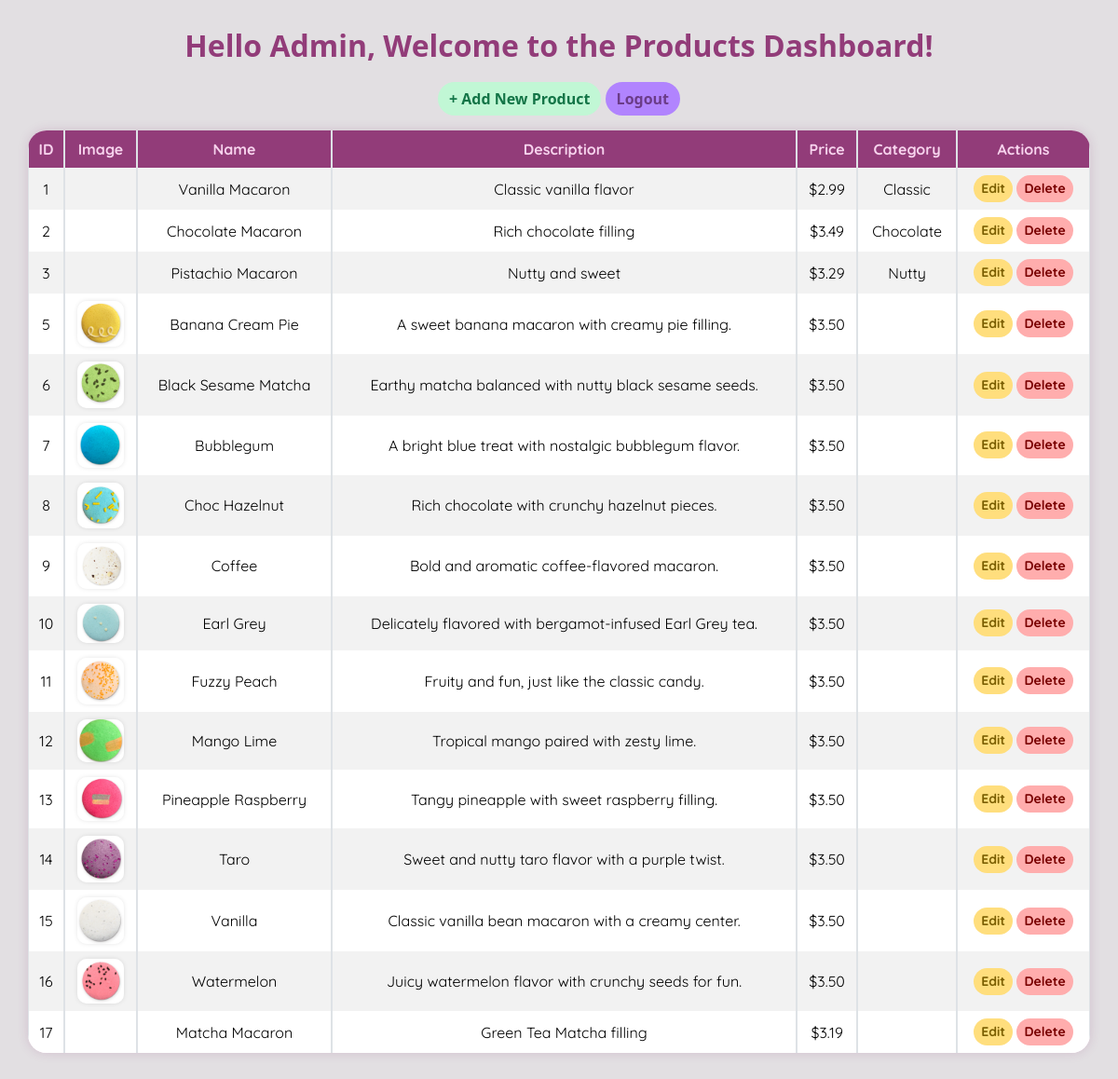
/admin/dashboard.php (signed in), run on the app's committed database.
### tables this page shows
CREATE TABLE products (
    product_id INT PRIMARY KEY AUTO_INCREMENT,
    productName VARCHAR(100) NOT NULL,
    price DECIMAL(10,2) NOT NULL,
    imageURL TEXT,
    description TEXT NOT NULL
);

CREATE TABLE categories (
    category_id INT PRIMARY KEY AUTO_INCREMENT,
    category_name VARCHAR(100) NOT NULL
);

### admin/dashboard.php (the view, shortened to what this page needs)
<?php
include "../database/db.php";
$user = htmlspecialchars($_SESSION['username']);
$sql = "SELECT p.*, c.category_name AS category_name
        FROM products p
        LEFT JOIN product_category pc ON p.product_id = pc.product_id
        LEFT JOIN categories c ON pc.category_id = c.category_id
        ORDER BY p.product_id";
$result = mysqli_query($dbc, $sql);
$products = [];
if ($result) {
    while ($row = mysqli_fetch_assoc($result)) {
        $products[] = $row;
    }
}
?>
<!DOCTYPE html>
<html lang="en">
<head>
    <link href="https://cdn.jsdelivr.net/npm/bootstrap@5.3.3/dist/css/bootstrap.min.css" rel="stylesheet">
</head>
<body>
    <h2>Hello <?= $user ?>, Welcome to the Products Dashboard!</h2>
    <a href="add-products.php" class="btn btn-success mb-3">+ Add New Product</a>
    <a href="../logout.php" class="btn btn-primary mb-3">Logout</a>
    <table class="table table-bordered table-striped">
    <thead>
        <tr>
        <th>ID</th>
        <th>Image</th>
        <th>Name</th>
        <th>Description</th>
        <th>Price</th>
        <th>Category</th>
        <th>Actions</th>
        </tr>
    </thead>
    <tbody>
        <?php foreach ($products as $product): ?>
            <tr>
                <td><?= $product['product_id'] ?></td>
                <td>
                <?php if ($product['imageURL']): ?>
                    <img src="../assets/images/<?= $product['imageURL'] ?>" width="50" alt="">
                <?php endif; ?>
                </td>
                <td><?= htmlspecialchars($product['productName']) ?></td>
                <td><?= htmlspecialchars( $product['description']) ?></td>
                <td>$<?= number_format($product['price'], 2) ?></td>
                <td><?= htmlspecialchars($product['category_name']) ?></td>
                <td>
                <a href="edit-product.php?id=<?= $product['product_id'] ?>" class="btn btn-sm btn-warning">Edit</a>
                <a href="remove-product.php?id=<?= $product['product_id'] ?>" class="btn btn-sm btn-danger"
                    onclick="return confirm('Are you sure you want to delete this product?');">Delete</a>
                </td>
            </tr>
        <?php endforeach; ?>
    </tbody>
    </table>
</body>
</html>

### admin/dashboard.php (style rules this page uses)
body { background-color:rgb(226, 223, 226); color: #923c79; padding: 30px; text-align: center; }
h2 { margin-bottom: 20px; font-weight: bold; color: #923c79; }
a.btn { border-radius: 20px; font-weight: bold; transition: 0.3s; }
.btn-success { background-color: #c1f7d5; color: #137547; border: none; }
.btn-primary { background-color:rgb(177, 132, 254); color:rgb(107, 60, 136); border: none; }
.btn-warning { background-color: #ffde7d; border: none; color: #7a5e00; }
.btn-danger { background-color: #ffadad; border: none; color: #7a0000; }
table { margin: 0 auto; width: 90%; background-color: #fff0fb; border-collapse: separate; border-spacing: 0; border-radius: 20px; overflow: hidden; box-shadow: 0 0 12px rgba(144, 64, 124, 0.2); font-family: 'Quicksand', sans-serif; }
th { background-color: #923c79 !important; color: #f7d3ed !important; }
td, th { text-align: center; vertical-align: middle; padding: 16px; }
img { border-radius: 10px; box-shadow: 0 0 5px rgba(0,0,0,0.1); }

### data on the page
products: product_id "1", productName "Vanilla Macaron", description "Classic vanilla flavor", price "2.99", categories.category_name "Classic"
products: product_id "2", productName "Chocolate Macaron", description "Rich chocolate filling", price "3.49", categories.category_name "Chocolate"
products: product_id "3", productName "Pistachio Macaron", description "Nutty and sweet", price "3.29", categories.category_name "Nutty"
products: product_id "5", imageURL (picture), productName "Banana Cream Pie", description "A sweet banana macaron with creamy pie filling.", price "3.50"
products: product_id "6", imageURL (picture), productName "Black Sesame Matcha", description "Earthy matcha balanced with nutty black sesame seeds.", price "3.50"
products: product_id "7", imageURL (picture), productName "Bubblegum", description "A bright blue treat with nostalgic bubblegum flavor.", price "3.50"
products: product_id "8", imageURL (picture), productName "Choc Hazelnut", description "Rich chocolate with crunchy hazelnut pieces.", price "3.50"
products: product_id "9", imageURL (picture), productName "Coffee", description "Bold and aromatic coffee-flavored macaron.", price "3.50"
products: product_id "10", imageURL (picture), productName "Earl Grey", description "Delicately flavored with bergamot-infused Earl Grey tea.", price "3.50"
products: product_id "11", imageURL (picture), productName "Fuzzy Peach", description "Fruity and fun, just like the classic candy.", price "3.50"
products: product_id "12", imageURL (picture), productName "Mango Lime", description "Tropical mango paired with zesty lime.", price "3.50"
products: product_id "13", imageURL (picture), productName "Pineapple Raspberry", description "Tangy pineapple with sweet raspberry filling.", price "3.50"
products: product_id "14", imageURL (picture), productName "Taro", description "Sweet and nutty taro flavor with a purple twist.", price "3.50"
products: product_id "15", imageURL (picture), productName "Vanilla", description "Classic vanilla bean macaron with a creamy center.", price "3.50"
products: product_id "16", imageURL (picture), productName "Watermelon", description "Juicy watermelon flavor with crunchy seeds for fun.", price "3.50"
products: product_id "17", productName "Matcha Macaron", description "Green Tea Matcha filling", price "3.19"

### other printed values
$user "Admin"
